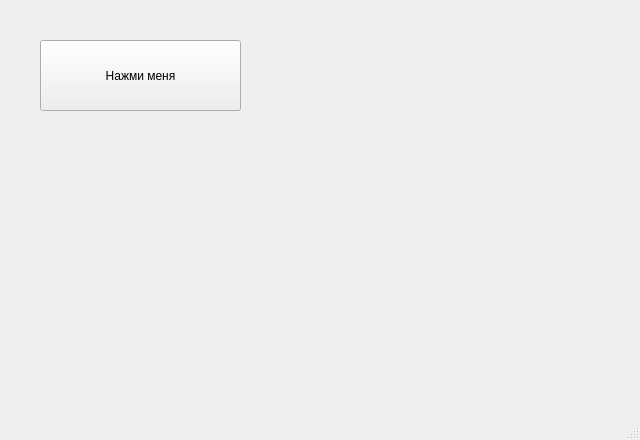
<?xml version="1.0" encoding="UTF-8"?>
<ui version="4.0">
 <class>MainWindow</class>
 <widget class="QMainWindow" name="MainWindow">
  <property name="geometry">
   <rect>
    <x>0</x>
    <y>0</y>
    <width>640</width>
    <height>440</height>
   </rect>
  </property>
  <property name="maximumSize">
   <size>
    <width>640</width>
    <height>440</height>
   </size>
  </property>
  <property name="windowTitle">
   <string>MainWindow</string>
  </property>
  <widget class="QWidget" name="centralwidget">
   <widget class="QPushButton" name="pushButton">
    <property name="geometry">
     <rect>
      <x>40</x>
      <y>40</y>
      <width>201</width>
      <height>71</height>
     </rect>
    </property>
    <property name="text">
     <string>Нажми меня</string>
    </property>
    <property name="autoDefault">
     <bool>false</bool>
    </property>
   </widget>
  </widget>
  <widget class="QStatusBar" name="statusbar"/>
 </widget>
 <resources/>
 <connections/>
</ui>
